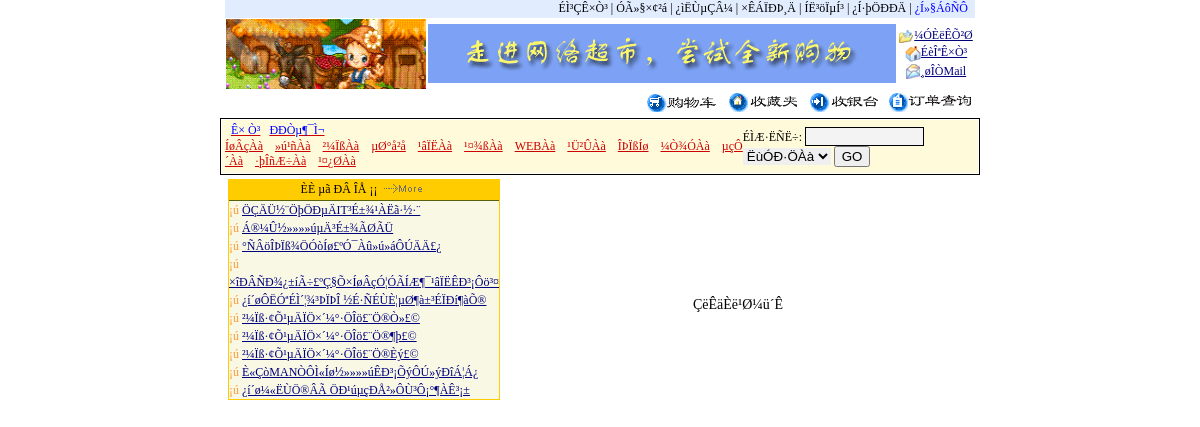
/news_s.php, run on the app's committed database.
### tables this page shows
CREATE TABLE b2c_ad (
  id int(10) unsigned NOT NULL auto_increment,
  code mediumtext NOT NULL,
  views int(10) default '0',
  visible smallint(5) default '1',
  posttime datetime NOT NULL default '0000-00-00 00:00:00',
  PRIMARY KEY  (id)
);

CREATE TABLE b2c_class (
  id int(10) unsigned NOT NULL auto_increment,
  name varchar(40) NOT NULL default '',
  up_id int(10) unsigned NOT NULL default '0',
  KEY id (id)
);

CREATE TABLE b2c_news (
  id int(10) unsigned NOT NULL auto_increment,
  title varchar(100) NOT NULL default '',
  content text NOT NULL,
  key_words varchar(20) default NULL,
  date datetime NOT NULL default '0000-00-00 00:00:00',
  read_no smallint(5) unsigned NOT NULL default '0',
  KEY id (id)
);

### conf/options.php (called while the page is built, shortened)
<?php
$dbservername="mysql1.cs.clemson.edu";
$dbusername="b2c_vt1i";
$dbuserpass="zhubo19910914";
$sitename="zhubo's store";
$siteurl="http://localhost/662";
$siteemail = "webmaster@51shop.net";
$guestbook  =  1 ;
?>

### conf/db_mysql.php (called while the page is built, shortened)
<?php
class DB_Sql {
  var $Record   = array();
  var $Link_ID  = 0;
  var $Query_ID = 0;
  function free() {
      $this->Query_ID = 0;
  }
  function query($Query_String) {
    if ($Query_String == "")
      return 0;
    $this->Query_ID = @mysql_query($Query_String,$this->Link_ID);
    return $this->Query_ID;
  }
  function next_record() {
    $this->Record = @mysql_fetch_array($this->Query_ID);
    $stat = is_array($this->Record);
    return $stat;
  }
  function f($Name) {
    return $this->Record[$Name];
  }
}
?>

### conf/config.php (called while the page is built, shortened)
<?php
require "conf/options.php";
require "conf/db_mysql.php";
$db = new DB_Sql;
$db->Host = $dbservername;
$db->User = $dbusername;
$db->Password = $dbuserpass;
$db->Link_ID = @mysql_connect($db->Host, $db->User, $db->Password) or die("Êý¾Ý¿âÁ¬½Ó´íÎó£¬ÇëÔËÐÐinstall.php½øÐÐ°²×°¡£");
?>

### news_hot.php (the view, shortened to what this page needs)
<html>
<head>
</head>
<body bgcolor="#FFFFFF" text="#000000">
<table width="98%" border="0" cellpadding="1" cellspacing="0">
  <tr>
    <td bgcolor="ffcc00">
      <table width=100% border=0 cellspacing=0 cellpadding=0>
        <tr>
          <td height=20 bgcolor=ffcc00 align=center>ÈÈ µã ÐÂ ÎÅ
            <?php
  $db->query("select id,title from $news_t order by read_no DESC limit 10");
?>
            ¡¡<a href="news.php"><img src="images/more.gif" width="50" height="10" border="0" alt="¸ü¶à..."></a>
          </td>
        </tr>
        <tr>
        </tr>
        <?php
 while($db->next_record())
			   {
?>
        <tr>
          <td class=p7 bgcolor="f8f8e5" style="line-height:150%"> <font color=FF9933>
            ¡ú <a href="news_list.php?id=<?php echo $db->f('id') ?>" class='clink03' target="_blank">
            <?php echo stripslashes($db->f('title')) ?>
            </a></font></td>
        </tr>
        <?php } ?>
      </table>
    </td>
  </tr>
</table>
<br>
</body>
</html>

### conf/header.php (shortened to what this page needs)
<table width="750"  border="0"  align="center" cellspacing="0">
  <tr>
    <td align="right" colspan="3" bgcolor="#E1ECff"> <a href="index.php" >ÉÌ³ÇÊ×Ò³</a>
      | <a href="register1.php">ÓÃ»§×¢²á</a> | <a href="login.php">¿ìËÙµÇÂ¼</a> | <a href="modify.php">×ÊÁÏÐÞ¸Ä</a>
      | <a href="logout.php">ÍË³öÏµÍ³</a> | <a href="service.php">¿Í·þÖÐÐÄ</a>
      <?php
if ($guestbook)
  echo ' | <a href="guestbook/" target="_blank"><font color=blue>¿Í»§ÁôÑÔ</font></a> ';
?>
      &nbsp; </td>
  </tr>
  <tr>
    <td align="right" width="180"> <a href="<?php echo $siteurl ?>" target="_blank"><img src="images/logo.gif" border="0" width="200" height="70"></a></td>
    <td align="right" width="468">
      <?php include "ad.php"; ?>
    </td>
    <td width="100" valign="middle">
      <table width="100%" border="0" cellspacing="0" cellpadding="0">
        <tr>
          <td align="center" height="18"><a href="#" class="clink03" title="¼ÓÈëÊÕ²Ø" onClick="window.external.AddFavorite('<?php echo $siteurl; ?>', '<?php echo $sitename; ?>')"><img src="images/bookmark.gif" width="15" height="13" border="0" align="absmiddle">¼ÓÈëÊÕ²Ø</a></td>
        </tr>
        <tr>
          <td align="center" height="18"><a href="#" class="clink03" title="ÉèÎªÊ×Ò³" onClick="this.style.behavior='url(#default#homepage)';this.setHomePage('<?php echo $siteurl; ?>');"><img src="images/home.gif" width="16" height="16" border="0" align="absmiddle">ÉèÎªÊ×Ò³</a></td>
        </tr>
        <tr>
          <td align="center" height="18"><a href="mailto:<?php echo $siteemail; ?>" class="clink03" title="¸øÎÒÃÇMail"><img src="images/email.gif" width="15" height="15" border="0" align="absmiddle">¸øÎÒMail</a></td>
        </tr>
      </table>
    </td>
  </tr>
  <tr>
    <td bgcolor="#ffffff" id="clock">&nbsp; </td>
    <td align="right" bgcolor="#ffffff" colspan="2"><a href="buycar.php"><img src="images/gwc.gif" width="72" height="19" border="0"></a>
      &nbsp;&nbsp;<a href="buystore.php"><img src="images/scj.gif" border="0"></a>
      &nbsp;&nbsp;<a href="bank.php"><img src="images/syt.gif" width="72" height="21" border="0"></a>
      &nbsp;&nbsp;<a href="dingdang.php"><img src="images/cy.gif" width="84" height="21" border="0"></a>&nbsp;</td>
  </tr>
</table>
<table width="750" border="1" cellpadding="3" cellspacing="1" bgcolor="#000000" bordercolor="#FFFFFF" align="center">
  <tr>
    <td bgcolor="#FEFADA">
      <table width="750" align="center" bgcolor="#FEFADA" cellspacing="0" cellpadding="0">
        <form name="formsearch" method="post" action="index_s.php" onSubmit="return chk();">
          <tr>
            <td>&nbsp;&nbsp;<a href="index.php" class="title"><font color=blue>Ê× Ò³</font></a> &nbsp;&nbsp;<a href="news.php" class="title"><font color=blue>ÐÐÒµ¶¯Ì¬</font></a>&nbsp;&nbsp;
              <?php
  $db->query("select * from $class_t where up_id=0");
  while($db->next_record())
   {
    echo "<a href='index.php?up_id=".$db->f('id')."' class='title'>".$db->f('name')."</a>&nbsp;&nbsp;&nbsp;&nbsp;";
	}
  ?>
            </td>
            <td width="270" >
              ÉÌÆ·ËÑË÷:
              <input class=think name=key size=12  type=text >
              <select name="sf">
                <option value="0" selected>ËùÓÐ·ÖÀà</option>
              </select>
              <input type="submit" name="submit" value="GO">
            </td>
          </tr>
        </form>
      </table>
    </td>
  </tr>
</table>

### ad.php (shortened to what this page needs)
<?php
function showAd()
{
  global $db, $ad_t;
  $db->query("select count(id) count from $ad_t where visible=1");
  $db->next_record();
  $count = $db->f('count');
  if($count <= 1)
    $start = 0;
  else
    $start = rand(0, $count - 1);
  $db->query("select id,code from $ad_t where visible=1
    order by id desc limit $start,1");
  $db->next_record();
  echo stripslashes($db->f('code'));
}
showAd();
?>

### conf/style.css (style rules this page uses)
.think { BACKGROUND-COLOR: #f3f3f3; BORDER-BOTTOM: #000000 1px solid; BORDER-LEFT: #000000 1px solid; BORDER-RIGHT: #000000 1px solid; BORDER-TOP: #000000 1px solid }
TD { FONT-SIZE: 9pt; LETTER-SPACING: 0pt; LINE-HEIGHT: 130%; WORD-SPACING: 0pt }
BODY { FONT-FAMILY: "����"; FONT-SIZE: 12px; LINE-HEIGHT: 15pt; MARGIN-TOP: 0px; PADDING-TOP: 0px; SCROLLBAR-FACE-COLOR: #cccccc; SCROLLBAR-HIGHLIGHT-COLOR: #e7e7e7; SCROLLBAR-SHADOW-COLOR: #e7e7e7; SCROLLBAR-3DLIGHT-COLOR: #ffffff; SCROLLBAR-ARROW-COLOR: #ffffff; SCROLLBAR-TRACK-COLOR: #ffffff; SCROLLBAR-DARKSHADOW-COLOR: #ffffff }
SELECT { BORDER-BOTTOM-COLOR: black; BORDER-BOTTOM-STYLE: none; BORDER-LEFT-COLOR: black; BORDER-LEFT-STYLE: none; BORDER-RIGHT-COLOR: black; BORDER-RIGHT-STYLE: none; BORDER-TOP-COLOR: #99ff00; BORDER-TOP-STYLE: none }
A:link { COLOR: #000000; TEXT-DECORATION: none }
A.clink03:link { COLOR: #00007f; TEXT-DECORATION: underline }
A.title:link { COLOR: #cc0000; TEXT-DECORATION: underline }

### data on the page
b2c_ad: code (picture)
b2c_class: name "ÍøÂçÀà"
b2c_class: name "»ú¹ñÀà"
b2c_class: name "²¼ÏßÀà"
b2c_class: name "µØ°å²å"
b2c_class: name "¹âÏËÀà"
b2c_class: name "¹¤¾ßÀà"
b2c_class: name "WEBÀà"
b2c_class: name "¹Ü²ÛÀà"
b2c_class: name "ÎÞÏßÍø"
b2c_class: name "¼Ò¾ÓÀà"
b2c_class: name "µçÔ´Àà"
b2c_class: name "·þÎñÆ÷Àà"
b2c_class: name "¹¤¿ØÀà"
b2c_news: title "ÖÇÄÜ½¨ÖþÖÐµÄIT³É±¾¹ÀËã·½·¨"
b2c_news: title "Á®¼Û½»»»»úµÄ³É±¾ÃØÃÜ"
b2c_news: title "°ÑÂöÎÞÏß¾ÖÓòÍø£ºÓ¯Àû»ú»áÔÚÄÄ£¿"
b2c_news: title "×îÐÂÑÐ¾¿±íÃ÷£ºÇ§Õ×ÍøÂçÓ¦ÓÃÍÆ¶¯¹âÏËÊÐ³¡Ôö³¤"
b2c_news: title "¿í´øÔËÓªÉÌ´¦¾³ÞÏÞÎ ½É·ÑÉÙÈ¦µØ¶à±³ÉÏÐí¶àÕ®"
b2c_news: title "²¼Ïß·¢Õ¹µÄÏÖ×´¼°·ÖÎö£¨Ö®Ò»£©"
b2c_news: title "²¼Ïß·¢Õ¹µÄÏÖ×´¼°·ÖÎö£¨Ö®¶þ£©"
b2c_news: title "²¼Ïß·¢Õ¹µÄÏÖ×´¼°·ÖÎö£¨Ö®Èý£©"
b2c_news: title "È«ÇòMANÒÔÌ«Íø½»»»»úÊÐ³¡ÕýÔÚ»ýÐîÁ¦Á¿"
b2c_news: title "¿í´ø¼«ËÙÖ®ÂÃ ÖÐ¹úµçÐÅ²»ÔÙ³Ô¡°¶ÀÊ³¡±"
